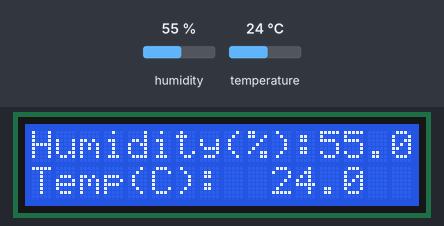
Bench run of a sketch on a simulated Arduino Uno, built with avr-gcc and run on an emulated ATmega328P. Parts: 16×2 character LCD. The inputs (shaded band) are chosen by the test bench; at power-on: humidity 55 %, temperature 24 °C. What the sketch prints to the serial monitor is not drawn.

Above: at 1.2 s.
1.3 s: humidity set to 22 %
At 2.7 s:
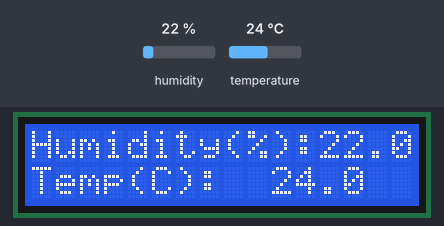
3.7 s: temperature set to 12 °C
At 5.1 s:
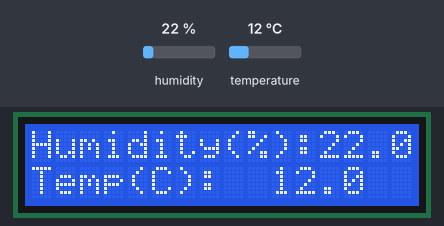
5.8 s: humidity set to 40 %
At 7.5 s:
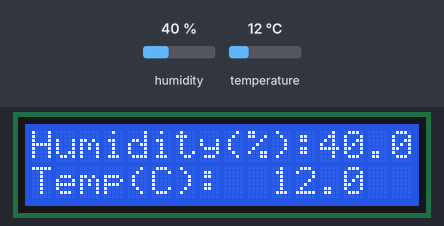
7.8 s: temperature set to 19 °C
At 8.7 s:
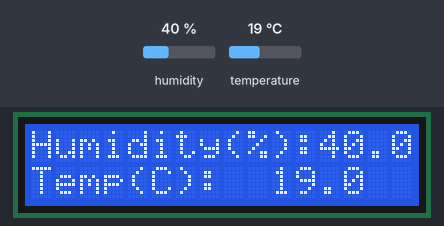
Timing chart, 0 to 10.8 s (numbered marks = the images above; inputs shaded):
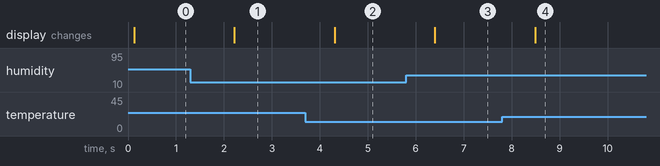

The sketch:

temperature.ino
```cpp
#include <LiquidCrystal_I2C.h>  // 液晶显示屏库
#include <DFRobot_DHT11.h>      // 温湿度传感器库

// 初始化 LCD 对象，参数：地址、列数、行数（根据实际情况设置地址，常见为 0x27 或 0x20）
LiquidCrystal_I2C lcd(0x20, 16, 2);

// 初始化温湿度传感器对象
DFRobot_DHT11 DHT;

// 定义温湿度传感器连接的数字引脚
#define DHT11_PIN 4

void setup() {
  // 初始化 LCD 屏幕
  lcd.init();                  // 初始化 LCD
  lcd.backlight();             // 打开 LCD 背景灯

  // 设置串口通信波特率
  Serial.begin(9600);

  // LCD 屏显示固定内容
  lcd.setCursor(0, 0);         // 设置光标到第 1 行，第 1 列
  lcd.print("Humidity(%):");   // 显示湿度提示
  lcd.setCursor(0, 1);         // 设置光标到第 2 行，第 1 列
  lcd.print("Temp(C):");       // 显示温度提示

  // 串口监视器输出固定表头
  Serial.println("Type,\tHumidity(%),\tTemperature(C)");
}

void loop() {
  // 从 DHT11 传感器读取数据
  DHT.read(DHT11_PIN);

  // 获取湿度和温度数据
  float humidity = DHT.humidity;      // 获取湿度值
  float temperature = DHT.temperature; // 获取温度值

  // 将温湿度数据打印到串口监视器
  Serial.print("DHT11,\t");
  Serial.print(humidity, 1);          // 湿度，保留 1 位小数
  Serial.print(",\t");
  Serial.println(temperature, 1);     // 温度，保留 1 位小数

  // 在 LCD 屏显示湿度
  lcd.setCursor(12, 0);               // 设置光标到第 1 行第 13 列
  lcd.print("    ");                  // 清除之前的数据
  lcd.setCursor(12, 0);
  lcd.print(humidity, 1);             // 显示湿度值

  // 在 LCD 屏显示温度
  lcd.setCursor(10, 1);               // 设置光标到第 2 行第 11 列
  lcd.print("    ");                  // 清除之前的数据
  lcd.setCursor(10, 1);
  lcd.print(temperature, 1);          // 显示温度值

  // 延迟 1 秒，模拟实时刷新
  delay(1000);
}
```

Measured:
- after the input at 1.3 s, the display: changes after 0.92 s (image 1)
- after the input at 3.7 s, the display: changes after 0.61 s (image 2)
- after the input at 5.8 s, the display: changes after 0.60 s (image 3)
- after the input at 7.8 s, the display: changes after 0.69 s (image 4)
